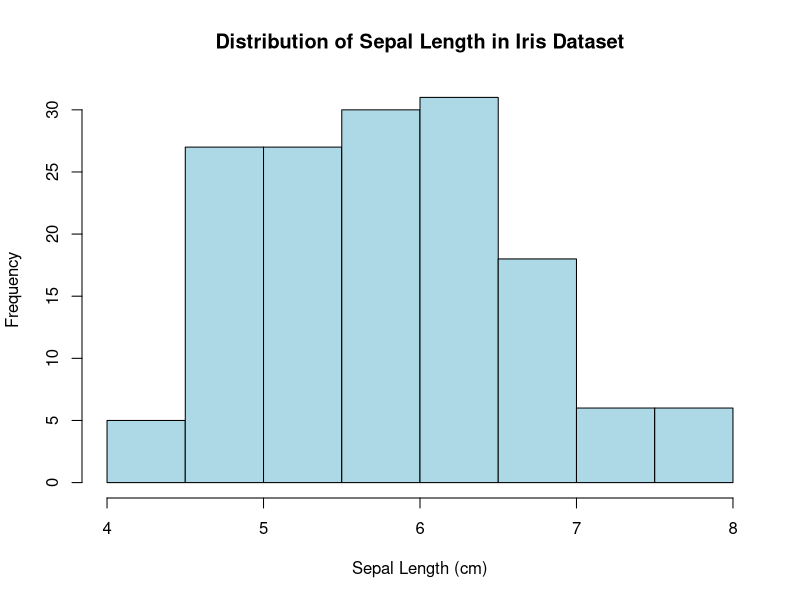
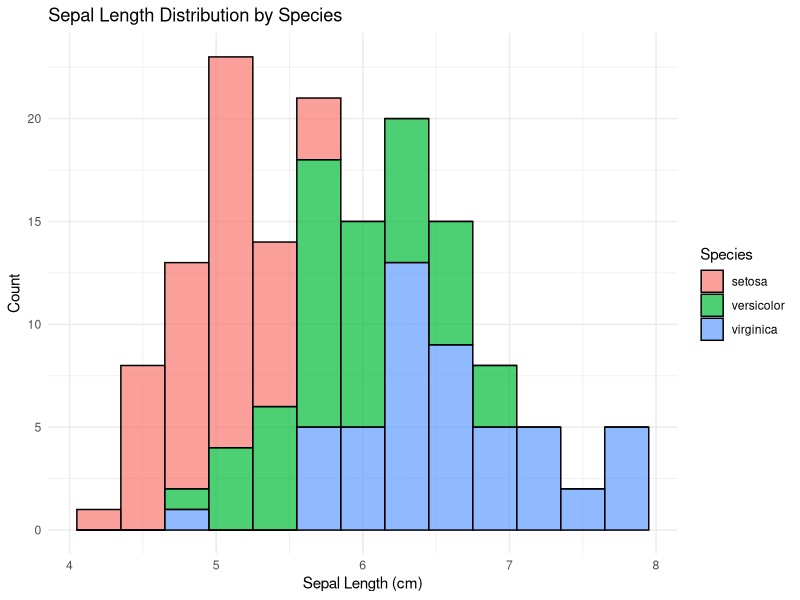
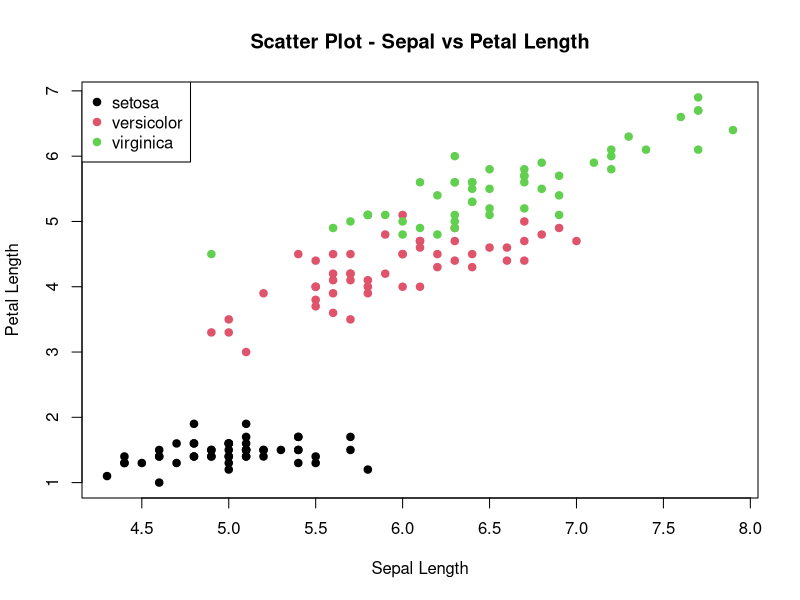
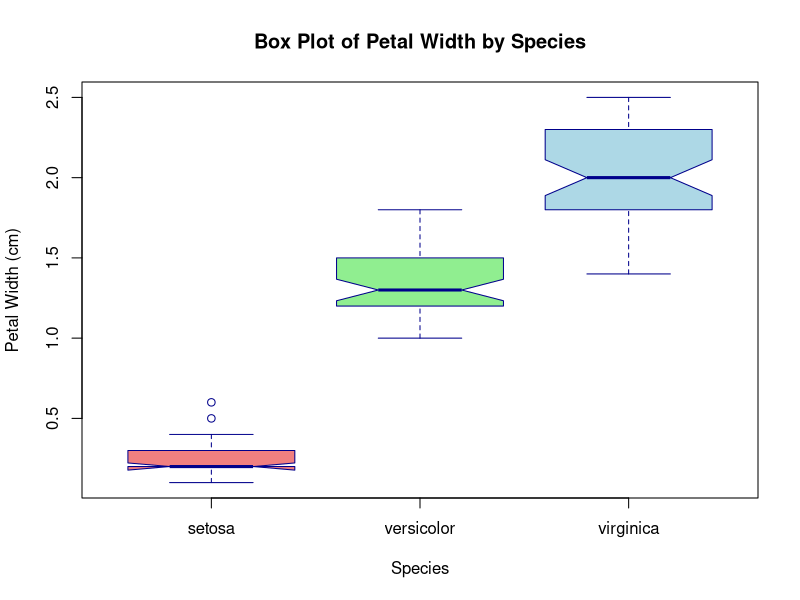

The R script that drew these images, in order:
# ====================================================================
# lab10_obsidian.R
# Collaborative R Visualization Project
# Dataset: iris 
# Team Members:
# Rudresh 2330
# Sangana Ibrampurkar 2310
# Sanika Hoble 2309
# Unnat Umerye 2303
# Shripad Chodankar 2317
# Rakshita Kubal 2319 
# Adit Amonkar 23 
# ====================================================================
# Load dataset
data(iris)

# View structure
str(iris)

# 1. Histogram - Distribution of Sepal Length
# View structure
str(iris)

# Histogram for Sepal.Length
hist(iris$Sepal.Length,
     main = "Distribution of Sepal Length in Iris Dataset",
     xlab = "Sepal Length (cm)",
     ylab = "Frequency",
     col = "lightblue",
     border = "black")

library(ggplot2)
ggplot(iris, aes(x = Sepal.Length, fill = Species)) +
  geom_histogram(binwidth = 0.3, color = "black", alpha = 0.7) +
  labs(title = "Sepal Length Distribution by Species",
       x = "Sepal Length (cm)",
       y = "Count") +
  theme_minimal()

# 2. Scatter Plot - Sepal vs Petal Length
plot(iris$Sepal.Length, iris$Petal.Length,
     main = "Scatter Plot - Sepal vs Petal Length",
     xlab = "Sepal Length",
     ylab = "Petal Length",
     col = iris$Species,
     pch = 19)
legend("topleft", legend = unique(iris$Species), col = 1:3, pch = 19)

# 3. Box Plot - Petal Width by Species
# Description:
# This box plot visualizes the distribution of Petal Width for each species in the iris dataset.
# It helps identify the spread, median, and any potential outliers.

# Display first few rows to understand structure
head(iris)

# Box Plot to compare Petal Width across Species
boxplot(Petal.Width ~ Species,
        data = iris,
        main = "Box Plot of Petal Width by Species",
        xlab = "Species",
        ylab = "Petal Width (cm)",
        col = c("lightcoral", "lightgreen", "lightblue"),
        border = "darkblue",
        notch = TRUE)  #Adds notches to show median confidence interval

# 4. Line Plot - Mean Petal Length per Species

# 5. Bar Plot - Count of Each Species

# 6. Pie Chart

# 7. Heat Map 
